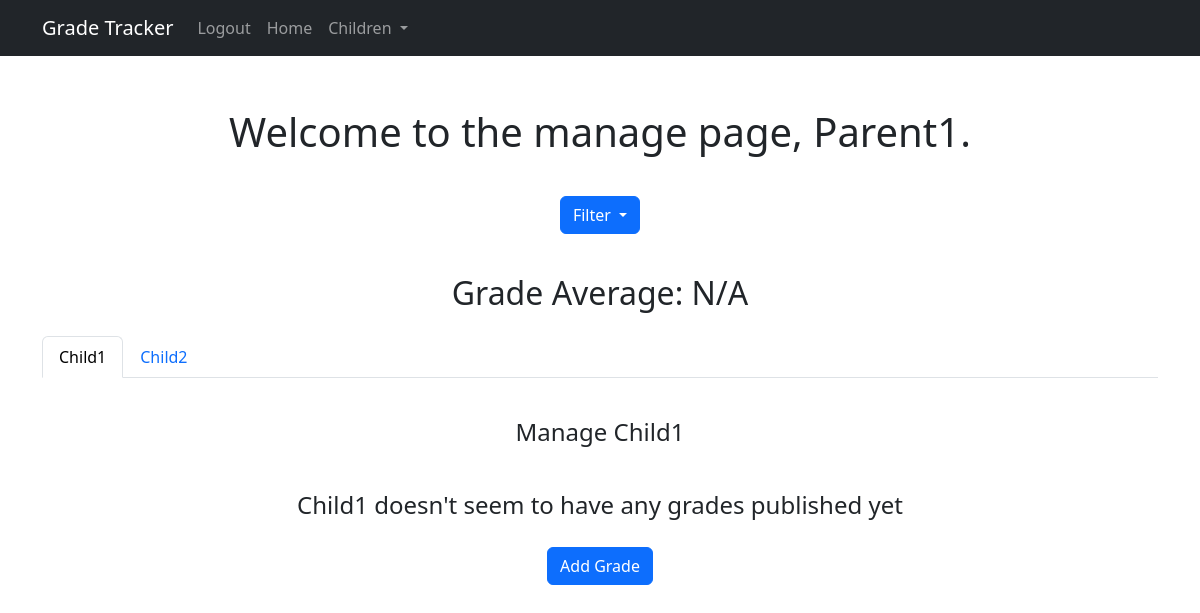
The app's page /manage-child/3 (signed in), older data.
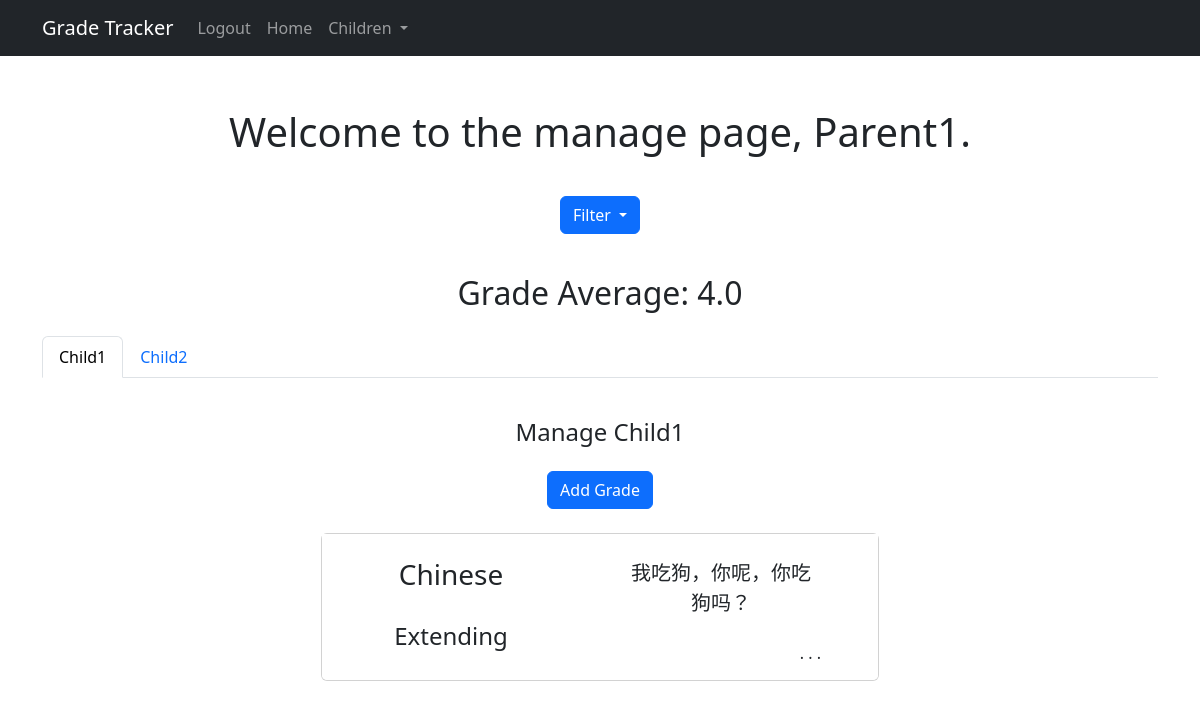
The same page, newer data.
### website/models.py (models this page shows)
class User(db.Model, UserMixin):
    id = db.Column(db.Integer, primary_key=True)
    email = db.Column(db.String(150))
    password = db.Column(db.String(150))
    first_name = db.Column(db.String(150))
    last_name = db.Column(db.String(150))
    parent = db.Column(db.Boolean)

class Grade(db.Model):
    id = db.Column(db.Integer, primary_key=True)
    grade = db.Column(db.Enum(GradeEnum))
    subject = db.Column(db.String(150))
    grade_comment = db.Column(db.String(350))

### website/views.py (the view, shortened to what this page needs)
@views.route('/manage-child/<int:child_id>', methods=['GET', 'POST'])
@login_required
def manage(child_id):
    grade_options = ['Extending', 'Applying',
                     'Developing', 'Beginning', 'Insufficient Evidence']
    subject_options = ["Math", "Science",    "English",    "Social Studies",    "History",    "Geography",    "World History",    "US History",    "European History",    "Asian Studies",    "Latin American Studies",    "African Studies",    "Physical Education",    "Health",    "Art",    "Music",    "Drama",    "Theater",    "Film Studies",    "Media Studies",    "Journalism",    "Creative Writing",    "Computer Science",    "Programming",    "Web Development",
                       "Data Science",    "Statistics",    "Business",    "Economics",    "Marketing",    "Accounting",    "Finance",    "Foreign Languages",    "Spanish",    "French",    "German",    "Italian",    "Chinese",    "Japanese",    "Korean",    "Arabic",    "Hebrew",    "Russian",    "Portuguese",    "Biology",    "Chemistry",    "Physics",    "Environmental Science",    "Psychology",    "Sociology",    "Anthropology",    "Philosophy",    "Religious Studies"]
    args = MultiDict()
    subject_filter = request.args.get('subjectFilter')
    grade_filter = request.args.get('gradeFilter')
    comment_filter = request.args.get('commentFilter')
    if current_user.parent:
        children = [x for x in ParentRelationship.query.filter_by(
            parent_id=current_user.id)]
        children = [User.query.filter_by(
            id=x.child_id).first() for x in children]
        child = User.query.get(child_id)
        if not child:
            return redirect(url_for('views.manage_child'))
        if child.parent:
            return redirect(url_for('views.manage_child'))
        if ParentRelationship.query.filter_by(child_id=child.id).first():
            if ParentRelationship.query.filter_by(child_id=child_id).first().parent_id != current_user.id:
                return redirect(url_for('views.manage_child'))
        else:
            return redirect(url_for('views.manage_child'))
        if not children:
            return redirect(url_for('views.manage_child'))
        active_child = User.query.filter_by(id=child_id).first()
        grade_relationships = GradeRelationship.query.filter_by(
            child_id=active_child.id)
        grades = [Grade.query.filter_by(id=x.grade_id).first()
                  for x in grade_relationships]
        subject_options = sorted(subject_options)
        if subject_filter and subject_filter in subject_options:
            args["subjectFilter"] = subject_filter
            grades = [x for x in grades if x.subject == subject_filter]
        if grade_filter and grade_filter in grade_options:
            args["gradeFilter"] = grade_filter
            grades = [x for x in grades if x.grade.value == grade_filter]
        if comment_filter:
            args["commentFilter"] = comment_filter
            grades = [x for x in grades if comment_filter in x.grade_comment]
        grade_avg = 'N/A'
        if grades != []:
            grades = reversed(grades)
            grades = list(grades)
            grade_value = {'Extending': 4, 'Applying': 3, 'Beginning': 2,
                           'Developing': 1, 'Insufficient Evidence': 0}
            grade_avg = sum([grade_value.get(x)
                            for x in [y.grade.value for y in grades]]) / len(grades)
            grade_avg = round(grade_avg, 2)
        return render_template('manage.html', grade_avg=grade_avg, user=current_user, **args.to_dict(flat=False), children=children, active_child=active_child, grades=grades, subjects=subject_options, grade_options=grade_options, subject_filter=subject_filter, grade_filter=grade_filter)
    else:
        return redirect('views.home')

### website/__init__.py (called while the page is built)
def create_app():
    app = Flask(__name__)
    app.config['SECRET_KEY'] = "Vml2aWVubmUK"
    app.config['SQLALCHEMY_DATABASE_URI'] = f'sqlite:///{DB_NAME}'
    db.init_app(app)
    from .views import views
    from .auth import auth
    app.register_blueprint(views, url_prefix='/')
    app.register_blueprint(auth, url_prefix='/')
    from .models import User, Grade
    with app.app_context():
        db.create_all()
    login_manager = LoginManager()
    login_manager.login_view = 'auth.login'
    login_manager.init_app(app)
    @login_manager.user_loader
    def load_user(id):
        return User.query.get(int(id))
    return app

### website/templates/manage.html (shortened to what this page needs)
{% extends 'base.html'%}  {% block content %}
<h1 class="py-4 my-1 text-center mb-3">
  Welcome to the manage page, {{ user.first_name }}.<br />
</h1>
<div class="dropdown mx-auto text-center" align="center">
  <button
    type="button"
    class="btn btn-primary dropdown-toggle"
    data-bs-toggle="dropdown"
    aria-expanded="false"
    data-bs-auto-close="outside"
  >
    Filter
  </button>
</div>
<br />
<h4 class="fs-2 text-center my-3">Grade Average: {{ grade_avg }}</h4>
<ul class="nav nav-tabs my-4">
  {% for child in children %} {% if child.id == active_child.id %}
  <li class="nav-item">
    <a
      href="{{ url_for('views.manage', child_id=child.id, **request.args)}}"
      class="nav-link active"
      >{{ child.first_name }}</a
    >
  </li>
  {% else %}
  <li class="nav-item">
    <a
      href="{{ url_for('views.manage', child_id=child.id, **request.args)}}"
      class="nav-link"
      >{{ child.first_name }}</a
    >
  </li>
  {% endif %} {% endfor %}
</ul>
<h4 class="text-center mt-4 mb-2 p-3">Manage {{ active_child.first_name }}</h4>
{% if grades %}
<div align="center" class="mb-4">
  <a
    type="button"
    class="btn btn-primary"
    href="{{ url_for('views.parent_add_grade', child_id=active_child.id)}}"
    >Add Grade</a
  >
</div>
<div class="card w-50 mx-auto my-3">
  <ul class="list-group list-group-flush">
    {% for grade in grades %}
    <li class="list-group-item">
      <div class="row row-cols-lg-2 row-cols-sm-1">
        <div class="row me-2">
          <h3 class="card-title text-center mt-3">{{ grade.subject }}</h3>
          <div class="card-body text-center fs-4">{{ grade.grade.value }}</div>
        </div>
        <div class="row row-cols-1">
          <div class="col my-auto">
            <div class="card-body text-center fs-5 my-auto">
              {{ grade.grade_comment }}
            </div>
          </div>
          <div class="clearfix m-0">
            <div class="btn-group dropend float-end bottom-0">
              <button
                class="btn m-0"
                type="button"
                data-bs-toggle="dropdown"
                aria-expanded="false"
              >
                . . .
              </button>
            </div>
          </div>
        </div>
      </div>
    </li>
    {% endfor %}
  </ul>
</div>
{% else %}
<p class="text-center mx-auto my-2 p-3 fs-4">
  {{ active_child.first_name }} doesn't seem to have any grades published yet
</p>
<div align="center" class="mb-4">
  <a
    type="button"
    class="btn btn-primary"
    href="{{ url_for('views.parent_add_grade', child_id=active_child.id)}}"
    >Add Grade</a
  >
</div>
{% endif %} {% endblock %}

### website/templates/base.html (shortened to what this page needs)
<!DOCTYPE html>
<html lang="en">
  <head>
    <link
      rel="stylesheet"
      type="text/css"
      href="{{ url_for('static', filename='bootstrap-5.3.0/css/bootstrap.css')}}"
    />
  </head>
  <body class="pb-5">
    <nav class="navbar navbar-expand-lg bg-dark navbar-dark">
      <div class="container">
        <a class="navbar-brand" href="#">Grade Tracker</a>
        <div class="collapse navbar-collapse" id="navbarSupportedContent">
          <ul class="navbar-nav me-auto mb-2 mb-lg-0">
            {% if user.is_authenticated %}
            <li class="nav-item">
              <a
                class="nav-link"
                type="button"
                class="btn btn-primary"
                data-bs-toggle="modal"
                data-bs-target="#logoutModal"
                >Logout</a
              >
            </li>
            <li class="nav-item">
              <a class="nav-link" href="/">Home</a>
            </li>
            {% if user.parent == 1 %}
            <li class="nav-item dropdown">
              <a
                class="nav-link dropdown-toggle"
                href="#"
                role="button"
                data-bs-toggle="dropdown"
                aria-expanded="false"
              >
                Children
              </a>
            </li>
            {% endif %} {% endif %}
          </ul>
        </div>
      </div>
    </nav>
    <div class="container mx-auto pt-4">{% block content %}{% endblock %}</div>
  </body>
</html>

Row changes from the older to the newer data that the page shows:
shown differently, row unchanged: User "Child1": first_name "Child1" → (not shown)
added Grade: subject "Chinese", grade.value "Extending", grade_comment "我吃狗，你呢，你吃狗吗？"
Text that changed along with them:
{{ grade_avg }}: "N/A" → "4.0"
text no longer shown: "doesn't seem to have any grades published yet"
